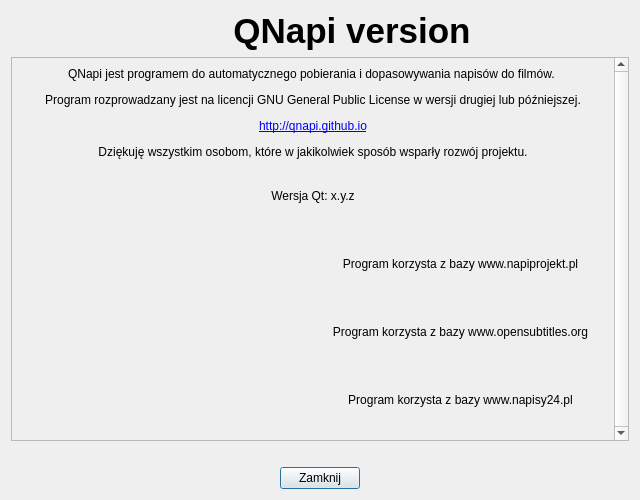
<?xml version="1.0" encoding="UTF-8"?>
<ui version="4.0">
 <class>frmAbout</class>
 <widget class="QDialog" name="frmAbout">
  <property name="geometry">
   <rect>
    <x>0</x>
    <y>0</y>
    <width>640</width>
    <height>500</height>
   </rect>
  </property>
  <property name="minimumSize">
   <size>
    <width>500</width>
    <height>380</height>
   </size>
  </property>
  <property name="windowTitle">
   <string>QNapi - informacje o programie</string>
  </property>
  <layout class="QGridLayout" name="gridLayout_2">
   <item row="3" column="2">
    <spacer>
     <property name="orientation">
      <enum>Qt::Horizontal</enum>
     </property>
     <property name="sizeHint" stdset="0">
      <size>
       <width>226</width>
       <height>20</height>
      </size>
     </property>
    </spacer>
   </item>
   <item row="3" column="0">
    <spacer>
     <property name="orientation">
      <enum>Qt::Horizontal</enum>
     </property>
     <property name="sizeHint" stdset="0">
      <size>
       <width>217</width>
       <height>20</height>
      </size>
     </property>
    </spacer>
   </item>
   <item row="1" column="0" colspan="3">
    <widget class="QScrollArea" name="scrollArea">
     <property name="verticalScrollBarPolicy">
      <enum>Qt::ScrollBarAlwaysOn</enum>
     </property>
     <property name="widgetResizable">
      <bool>true</bool>
     </property>
     <widget class="QWidget" name="scrollAreaWidgetContents">
      <property name="geometry">
       <rect>
        <x>0</x>
        <y>0</y>
        <width>614</width>
        <height>334</height>
       </rect>
      </property>
      <layout class="QGridLayout" name="gridLayout">
       <item row="0" column="0" colspan="2">
        <widget class="QLabel" name="lbAbout">
         <property name="text">
          <string>&lt;html&gt;&lt;head/&gt;&lt;body&gt;&lt;p&gt;QNapi jest programem do automatycznego pobierania i dopasowywania napisów do filmów. &lt;/p&gt;&lt;p&gt;Program rozprowadzany jest na licencji GNU General Public License w wersji drugiej lub późniejszej.&lt;/p&gt;&lt;p&gt;&lt;a href=&quot;http://qnapi.github.io&quot;&gt;&lt;span style=&quot; text-decoration: underline; color:#0000ff;&quot;&gt;http://qnapi.github.io&lt;/span&gt;&lt;/a&gt;&lt;/p&gt;&lt;p&gt;Dziękuję wszystkim osobom, które w jakikolwiek sposób wsparły rozwój projektu.&lt;/p&gt;&lt;/body&gt;&lt;/html&gt;</string>
         </property>
         <property name="textFormat">
          <enum>Qt::RichText</enum>
         </property>
         <property name="alignment">
          <set>Qt::AlignCenter</set>
         </property>
         <property name="wordWrap">
          <bool>true</bool>
         </property>
         <property name="openExternalLinks">
          <bool>true</bool>
         </property>
        </widget>
       </item>
       <item row="1" column="0" colspan="2">
        <widget class="QLabel" name="lbQtVersion">
         <property name="sizePolicy">
          <sizepolicy hsizetype="Preferred" vsizetype="Minimum">
           <horstretch>0</horstretch>
           <verstretch>0</verstretch>
          </sizepolicy>
         </property>
         <property name="minimumSize">
          <size>
           <width>0</width>
           <height>40</height>
          </size>
         </property>
         <property name="text">
          <string>Wersja Qt: x.y.z</string>
         </property>
         <property name="alignment">
          <set>Qt::AlignCenter</set>
         </property>
        </widget>
       </item>
       <item row="2" column="0">
        <widget class="QLabel" name="lbNPBanner">
         <property name="text">
          <string/>
         </property>
         <property name="pixmap">
          <pixmap resource="../res/resources.qrc">:/icon/napiprojekt.jpg</pixmap>
         </property>
         <property name="alignment">
          <set>Qt::AlignCenter</set>
         </property>
        </widget>
       </item>
       <item row="2" column="1">
        <widget class="QLabel" name="lbUseNP">
         <property name="text">
          <string>Program korzysta z bazy www.napiprojekt.pl</string>
         </property>
         <property name="alignment">
          <set>Qt::AlignCenter</set>
         </property>
         <property name="openExternalLinks">
          <bool>true</bool>
         </property>
        </widget>
       </item>
       <item row="3" column="0">
        <widget class="QLabel" name="lbOSBanner">
         <property name="text">
          <string/>
         </property>
         <property name="pixmap">
          <pixmap resource="../res/resources.qrc">:/icon/opensubtitles.png</pixmap>
         </property>
         <property name="alignment">
          <set>Qt::AlignCenter</set>
         </property>
         <property name="margin">
          <number>0</number>
         </property>
        </widget>
       </item>
       <item row="3" column="1">
        <widget class="QLabel" name="lbUseOS">
         <property name="text">
          <string>Program korzysta z bazy www.opensubtitles.org</string>
         </property>
         <property name="alignment">
          <set>Qt::AlignCenter</set>
         </property>
         <property name="openExternalLinks">
          <bool>true</bool>
         </property>
        </widget>
       </item>
       <item row="4" column="0">
        <widget class="QLabel" name="lbN24Banner">
         <property name="text">
          <string/>
         </property>
         <property name="pixmap">
          <pixmap resource="../res/resources.qrc">:/icon/napisy24.gif</pixmap>
         </property>
         <property name="alignment">
          <set>Qt::AlignCenter</set>
         </property>
        </widget>
       </item>
       <item row="4" column="1">
        <widget class="QLabel" name="lbUseNP24">
         <property name="text">
          <string>Program korzysta z bazy www.napisy24.pl</string>
         </property>
         <property name="alignment">
          <set>Qt::AlignCenter</set>
         </property>
         <property name="openExternalLinks">
          <bool>true</bool>
         </property>
        </widget>
       </item>
      </layout>
     </widget>
    </widget>
   </item>
   <item row="3" column="1">
    <widget class="QPushButton" name="pbClose">
     <property name="text">
      <string>Zamknij</string>
     </property>
    </widget>
   </item>
   <item row="0" column="0" colspan="3">
    <layout class="QHBoxLayout" name="hlTop">
     <property name="spacing">
      <number>0</number>
     </property>
     <item>
      <widget class="QLabel" name="lbQNapiIcon">
       <property name="minimumSize">
        <size>
         <width>64</width>
         <height>0</height>
        </size>
       </property>
       <property name="text">
        <string/>
       </property>
       <property name="pixmap">
        <pixmap resource="../res/resources.qrc">:/icon/qnapi.png</pixmap>
       </property>
      </widget>
     </item>
     <item>
      <widget class="QLabel" name="lbTitle">
       <property name="sizePolicy">
        <sizepolicy hsizetype="Expanding" vsizetype="Minimum">
         <horstretch>0</horstretch>
         <verstretch>0</verstretch>
        </sizepolicy>
       </property>
       <property name="font">
        <font>
         <pointsize>26</pointsize>
         <weight>75</weight>
         <bold>true</bold>
        </font>
       </property>
       <property name="text">
        <string>QNapi version</string>
       </property>
       <property name="alignment">
        <set>Qt::AlignCenter</set>
       </property>
      </widget>
     </item>
    </layout>
   </item>
   <item row="2" column="0" colspan="3">
    <spacer>
     <property name="orientation">
      <enum>Qt::Vertical</enum>
     </property>
     <property name="sizeType">
      <enum>QSizePolicy::Fixed</enum>
     </property>
     <property name="sizeHint" stdset="0">
      <size>
       <width>358</width>
       <height>20</height>
      </size>
     </property>
    </spacer>
   </item>
  </layout>
 </widget>
 <resources>
  <include location="../res/resources.qrc"/>
 </resources>
 <connections>
  <connection>
   <sender>pbClose</sender>
   <signal>clicked()</signal>
   <receiver>frmAbout</receiver>
   <slot>close()</slot>
   <hints>
    <hint type="sourcelabel">
     <x>298</x>
     <y>352</y>
    </hint>
    <hint type="destinationlabel">
     <x>288</x>
     <y>187</y>
    </hint>
   </hints>
  </connection>
 </connections>
</ui>
